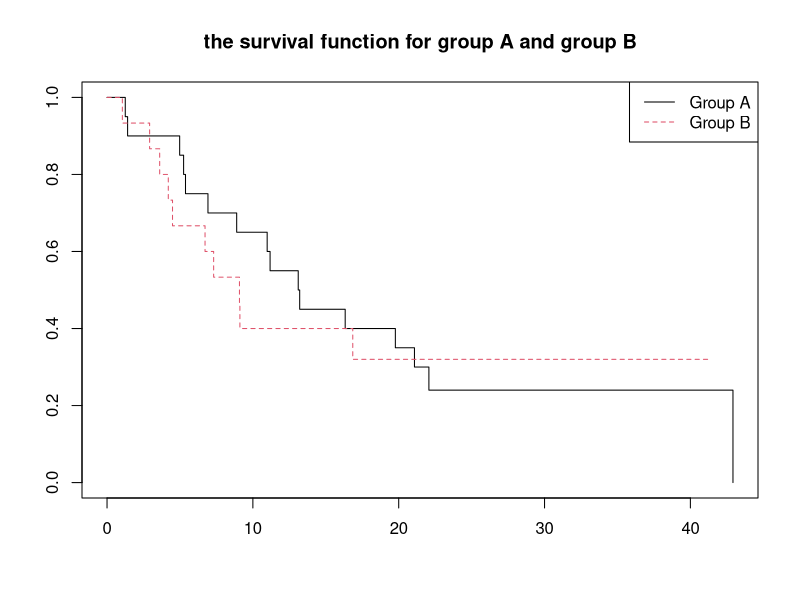

This chart was generated by the following R code:
## ---- chunk 1
knitr::opts_chunk$set(echo = TRUE)
## ---- chunk 2
# read the data
times <- c(1.25,1.41, 4.98, 5.25, 5.38, 6.92, 8.89, 10.98, 11.18, 13.11, 13.21, 16.33, 19.77, 21.08,21.84, 22.07, 31.38, 32.61, 37.18, 42.92, 1.05, 2.92, 3.61, 4.20, 4.49, 6.72, 7.31, 9.08, 9.11, 14.49, 16.85, 18.82, 26.59, 30.26, 41.34)
status <- c(1, 1, 1, 1, 1, 1, 1, 1, 1, 1, 1, 1, 1, 1, 0, 1, 0, 0, 0, 1, 1, 1, 1, 1, 1, 1, 1, 1, 1, 0, 1, 0, 0, 0, 0)
group <- c(1, 1, 1, 1, 1, 1, 1, 1, 1, 1, 1, 1, 1, 1, 1, 1, 1, 1, 1, 1, 2, 2, 2, 2, 2, 2, 2, 2, 2, 2, 2, 2, 2, 2, 2)
## ---- chunk 3
library(survival)
fit <- survfit(Surv(times,status)~group)
plot(fit,lty = 1:2, col = 1:2,main = "the survival function for group A and group B")
legend("topright",legend=c("Group A", "Group B"), col = 1:2, lty=1:2, cex=1)
## ---- chunk 4
print("the survival function for group A")
fit$surv[1:20]
print("the survival function for group B")
fit$surv[21:length(fit$surv)]
## ---- chunk 5
summary(fit)
## ---- chunk 6
survdiff(Surv(times,status)~group, rho=0)
## ---- chunk 7
fit2 <- coxph(formula = Surv(times, status) ~ factor(group))
summary(fit2)
